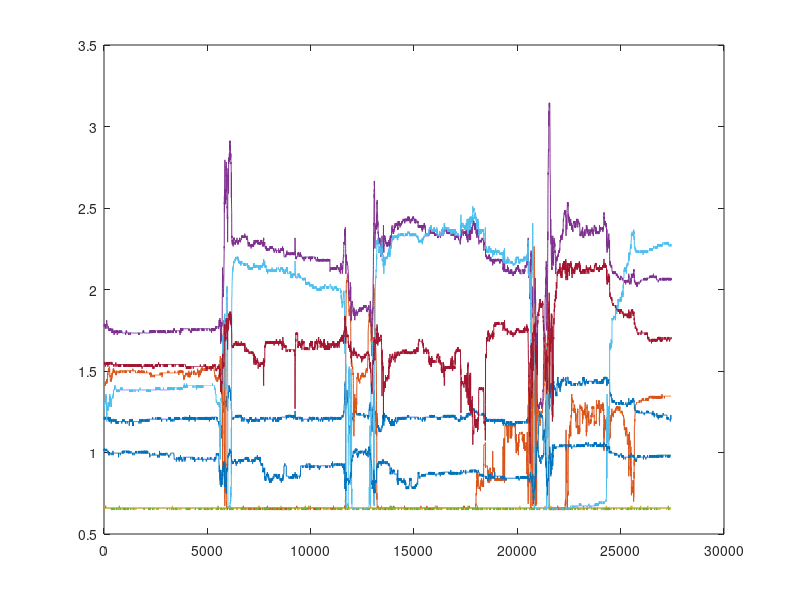

The MATLAB script that drew this image: (Note: this script raises an error after producing the figure.)
% Malthe extra data
extraData = load('MaltheNewDataInward7.mat')
extraDatafsr = extraData.raw_data.open;
extraDatafsr = extraDatafsr.fsr_data;
plot(extraDatafsr)
%%
extraInterval = {[1,1001],[1001,2001],[8000,9000],[9001,10001],[14000,15000],[15001,16001],[22000,23000],[25001,26001]}
cutExtraData = extract_and_plot_intervals(extraDatafsr,extraInterval);
for i = 1:8
    filename = sprintf('dataMaltheExtraDataInward7%01d.xls',i);
    xlswrite(filename, cutExtraData(:,:,i))
end
%% Malthe new data no load
newMaltheNoLoad = load('MaltheNoLoadNew.mat')
newMaltheNoLoadfsr = newMaltheNoLoad.raw_data.open;
newMaltheNoLoadfsr = newMaltheNoLoadfsr.fsr_data;

plot(newMaltheNoLoadfsr)
%% Malthe new data flexed no load
newIntervalsNoLoad = {[1,5000]}
cutNewMaltheNoLoadfsr = extract_and_plot_intervals(newMaltheNoLoadfsr,newIntervalsNoLoad);

filename = sprintf('dataNewMaltheNoLoadfsrFlexed.xls');
xlswrite(filename, cutNewMaltheNoLoadfsr(:,:,1))

%% Malthe new data Rest no load
newIntervalsNoLoadRest = {[7001,12000]}
cutNewMaltheNoLoadfsrRest = extract_and_plot_intervals(newMaltheNoLoadfsr,newIntervalsNoLoadRest);

filename = sprintf('dataNewMaltheNoLoadfsrRest.xls');
xlswrite(filename, cutNewMaltheNoLoadfsrRest(:,:,1))
%% Malthe new data load 1
newMaltheLoad = load('MaltheLoadNew.mat')
newMaltheLoadfsr = newMaltheLoad.raw_data.open;
newMaltheLoadfsr = newMaltheLoadfsr.fsr_data;

plot(newMaltheLoadfsr)
%% Malthe new data load 1 flexed
newIntervalsLoad = {[1,5000]}
cutNewMaltheLoadfsr = extract_and_plot_intervals(newMaltheLoadfsr,newIntervalsLoad);

filename = sprintf('dataNewMaltheLoadfsrFlexed.xls');
xlswrite(filename, cutNewMaltheLoadfsr(:,:,1))
%% Malthe new data load 1 rest
newIntervalsLoadRest = {[7001,12000]}
cutNewMaltheLoadfsrRest = extract_and_plot_intervals(newMaltheLoadfsr,newIntervalsLoadRest);

filename = sprintf('dataNewMaltheLoadfsrRest.xls');
xlswrite(filename, cutNewMaltheLoadfsrRest(:,:,1))
%% Malthe new data load 2
newMaltheLoad2 = load('MaltheLoad2New.mat')
newMaltheLoad2fsr = newMaltheLoad2.raw_data.open;
newMaltheLoad2fsr = newMaltheLoad2fsr.fsr_data;

plot(newMaltheLoad2fsr)
%% Malthe new data load 2 flexed
newIntervalsLoad2 = {[1,5000]}
cutNewMaltheLoad2fsr = extract_and_plot_intervals(newMaltheLoad2fsr,newIntervalsLoad2);

filename = sprintf('dataNewMaltheLoad2fsrFlexed.xls');
xlswrite(filename, cutNewMaltheLoad2fsr(:,:,1))
%% Malthe new data load 2 rest
newIntervalsLoad2Rest = {[9000,13000]}
cutNewMaltheLoad2fsrRest = extract_and_plot_intervals(newMaltheLoad2fsr,newIntervalsLoad2Rest);

filename = sprintf('dataNewMaltheLoad2fsrRest.xls');
xlswrite(filename, cutNewMaltheLoad2fsrRest(:,:,1))
%%
% Malthe Large Load
MaltheLargeLoad = load('MaltheLargePayload.mat');
MaltheLargeLoadfsr = MaltheLargeLoad.raw_data.open;
MaltheLargeLoadfsr = MaltheLargeLoadfsr.fsr_data;

plot(MaltheLargeLoadfsr)
%% Malthe Large load Extract xls files flexed
Intervalslarge1 = {[4200,6400],[9700,12400],[16000,18750],[21650,24100],[28200,31000],[34530,37000],[40481,42641],[46483,49384],[52714,55300],[58900,60900]}
cutMaltheLargeLoadfsr = extract_and_plot_intervals(MaltheLargeLoadfsr,Intervalslarge1);
for i = 1:10
    filename = sprintf('dataMaltheLargeLoadfsrFlexed%04d.xls',i);
    xlswrite(filename, cutMaltheLargeLoadfsr(:,:,i))
end
%% Malthe Large load Extract xls files rest
Intervalslarge2 = {[6500,9500],[12600,15600],[19000,21500],[26000,28000],[31500,34000],[37500,40000],[43500,46000],[50000,52500],[55500,58000]}
cutMaltheLargeLoadfsr = extract_and_plot_intervals(MaltheLargeLoadfsr,Intervalslarge2);
for i = 1:9
    filename = sprintf('dataMaltheLargeLoadfsrRest%04d.xls',i);
    xlswrite(filename, cutMaltheLargeLoadfsr(:,:,i))
end
%% Malthe no load
MaltheNoLoad = load('dataMaltheNoLoad.mat');

MaltheNoLoadfsr = MaltheNoLoad.raw_data.open;

MaltheNoLoadfsr = MaltheNoLoadfsr.fsr_data;

plot(MaltheNoLoadfsr)
%% Malthe no load Extract xls files flexed
Intervals = {[565,3117],[6346,9361],[12549,15348],[18617,21511],[24743,27567],[30742,33730],[36939,39912],[42995,45861],[49136,52030],[55343,58307]};
cutMaltheNoLoadfsr = extract_and_plot_intervals(MaltheNoLoadfsr, Intervals);
for i = 1:10
    filename = sprintf('dataMaltheNoLoadFlexed%04d.xls',i);
    xlswrite(filename, cutMaltheNoLoadfsr(:,:,i))
end

%% Malthe no load Extract xls files rest
Intervals1 = {[3157,6306],[9401,12509],[15408,18577],[21561,24703],[27607,30702],[33770,36899],[39952,42955],[45901,49096],[52070,55303],[58347,61100]};
cutMaltheNoLoadfsr = extract_and_plot_intervals(MaltheNoLoadfsr, Intervals1);
for i = 1:10
    filename = sprintf('dataMaltheNoLoadRest%04d.xls',i);
    xlswrite(filename, cutMaltheNoLoadfsr(:,:,i))
end

%% Louis No Load
LouisNoLoad = load('dataLouisNoLoad.mat');

LouisNoLoadfsr = LouisNoLoad.raw_data.open;

LouisNoLoadfsr = LouisNoLoadfsr.fsr_data;

plot(LouisNoLoadfsr)
%% Louis no load Extract xls files edges
Intervals12 = {[500,1000],[3000,3700],[6200,6800], [9000,9600],[12100,12700],[15300,15900],[18000,18600], [21400,22000],[24450,25050],[27700,28300]};
cutLouisNoLoadedgesfsr = extract_and_plot_intervals(LouisNoLoadfsr, Intervals11);
for i = 1:10
    filename = sprintf('dataLouisNoLoadedges%04d.xls',i);
    xlswrite(filename, cutLouisNoLoadedgesfsr(:,:,i))
end
%% Malthe Load
MaltheLoad = load('dataMaltheLoad.mat');

MaltheLoadfsr = MaltheLoad.raw_data.open;

MaltheLoadfsr = MaltheLoadfsr.fsr_data;

plot(MaltheLoadfsr)
%% Malthe load Extract xls files flexed
Intervals2 = {[1,2850],[6130,9140],[12473,15245], [18534, 21382],[24801,28002],[30921,33672],[37223,39869], [43432,46101],[49202,52077],[55301,58061]};
cutMaltheLoadfsr = extract_and_plot_intervals(MaltheLoadfsr, Intervals2);
for i = 1:10
    filename = sprintf('dataMaltheLoadFlexed%04d.xls',i);
    xlswrite(filename, cutMaltheLoadfsr(:,:,i))
end
%% Malthe load Extract xls files rest
Intervals3 = {[2900,6090],[9180,12400],[15300,18400], [21400,24400 ],[28202,30800],[33800,37000],[40000,43000], [46200,49000],[52200,55200],[58200,60900]};
cutMaltheLoadfsr = extract_and_plot_intervals(MaltheLoadfsr, Intervals3);
for i = 1:10
    filename = sprintf('dataMaltheLoadRest%04d.xls',i);
    xlswrite(filename, cutMaltheLoadfsr(:,:,i))
end
%% Louis Load
LouisLoad = load('dataLouisLoad.mat');

LouisLoadfsr = LouisLoad.raw_data.open;

LouisLoadfsr = LouisLoadfsr.fsr_data;

plot(LouisLoadfsr)
%% Louis load Extract xls files flexed
Intervals4 = {[566,3200],[6440,9427],[12711,15539], [18535,21617],[24841,27744],[30895,34012],[37059,40021], [43280,46199],[49221,52384],[55506,58756]};
cutLouisLoadfsr = extract_and_plot_intervals(LouisLoadfsr, Intervals4);
for i = 1:10
    filename = sprintf('dataLouisLoadFlexed%04d.xls',i);
    xlswrite(filename, cutLouisLoadfsr(:,:,i))
end
%% Louis load Extract xls files Rest
Intervals4 = {[3250,6300],[9500,12600],[15600,18400], [21700,24800],[27800,30800],[34100,37000],[40100,43200], [46300,49200],[52400,55400],[58800,61100]};
cutLouisLoadfsr = extract_and_plot_intervals(LouisLoadfsr, Intervals4);
for i = 1:10
    filename = sprintf('dataLouisLoadRest%04d.xls',i);
    xlswrite(filename, cutLouisLoadfsr(:,:,i))
end
%% Louis load Extract xls files edges
Intervals11 = {[1,566],[3200,3700],[6200,6800], [9300,9900],[12500,13000],[15400,15900],[18400,19000], [21500,22000],[24500,25000],[27700,28200]};
cutLouisLoadedgesfsr = extract_and_plot_intervals(LouisLoadfsr, Intervals11);
for i = 1:10
    filename = sprintf('dataLouisLoadedges%04d.xls',i);
    xlswrite(filename, cutLouisLoadedgesfsr(:,:,i))
end
%% Emil Load
EmilLoad = load('EmilLoad.mat');
EmilLoadfsr = EmilLoad.raw_data.open;
EmilLoadfsr = EmilLoadfsr.fsr_data;

plot(EmilLoadfsr)
%% Emil Load Extract xls files Flexed
Intervals5 ={[1259,5040],[9941,14046],[19151,23213],[28494,32594],[37722,41516],[46758,50857],[56115,59812],[65188,68902],[74422,78293],[83649,87481]};
cutEmilLoadfsr = extract_and_plot_intervals(EmilLoadfsr, Intervals5);
for i = 1:10
    filename = sprintf('dataEmilLoadFlexed%04d.xls',i);
    xlswrite(filename, cutEmilLoadfsr(:,:,i));
end
%% Emil Load Extract xls files Rest
Intervals6 ={[5100,9700],[14300,19000],[23400,28400],[32700,37600],[41600,46600],[51000,56000],[60000,65000],[69000,74300],[78500,83500],[87600,91760]};
cutEmilLoadfsr = extract_and_plot_intervals(EmilLoadfsr, Intervals6);
for i = 1:10
    filename = sprintf('dataEmilLoadRest%04d.xls',i);
    xlswrite(filename, cutEmilLoadfsr(:,:,i));
end
%% Emil No Load
EmilNoLoad = load('EmilNoLoad.mat');
EmilNoLoadfsr = EmilNoLoad.raw_data.open;
EmilNoLoadfsr = EmilNoLoadfsr.fsr_data;

plot(EmilNoLoadfsr)
%% Emil No Load Extract xls files Flexed
Intervals7 = {[462,4503],[9624,13781],[18685,22799],[27773,31989],[37114,41196],[46035,50337],[55341,59577],[64668,68856],[73908,78159],[82998,87264]};
cutEmilNoLoadfsr = extract_and_plot_intervals(EmilNoLoadfsr, Intervals7);
for i = 1:10
    filename = sprintf('dataEmilNoLoadFlexed%04d.xls',i);
    xlswrite(filename, cutEmilNoLoadfsr(:,:,i));
end
%% Emil No Load Extract xls files Rest
Intervals8 = {[4600,9600],[13900,18500],[22900,27500],[32000,37000],[41300,46000],[50300,55300],[59500,64500],[68900,73500],[78200,82500],[87400,91740]};
cutEmilNoLoadfsr = extract_and_plot_intervals(EmilNoLoadfsr, Intervals8);
for i = 1:10
    filename = sprintf('dataEmilNoLoadRest%04d.xls',i);
    xlswrite(filename, cutEmilNoLoadfsr(:,:,i));
end
%% Malthe Load rising edges
Intervals9 = {[2500,3000],[5600,6200],[8700,9500], [11500,12700],[15000,16000],[18000,18500],[21000,22000], [24000,25000],[27500,28500],[30000,31100]};
cutMaltheLoadedgesfsr = extract_and_plot_intervals(MaltheLoadfsr, Intervals9);
for i = 1:10
    filename = sprintf('dataMaltheLoadEdges%04d.xls',i);
    xlswrite(filename, cutMaltheLoadedgesfsr(:,:,i));
end
%% Malthe No Load rising edges
Intervals10 = {[2800,3500],[5900,6500],[9300,9800], [12000,12700],[15100,15600],[18000,18800],[21200,21800], [24300,24800],[27500,28200],[30000,30800]};
cutMaltheNoLoadedgesfsr = extract_and_plot_intervals(MaltheNoLoadfsr, Intervals10);
for i = 1:10
    filename = sprintf('dataMaltheNoLoadEdges%04d.xls',i);
    xlswrite(filename, cutMaltheNoLoadedgesfsr(:,:,i));
end

%% Extraction Function
function [extracted_intervals_array] = extract_and_plot_intervals(signals_array, intervals)
    % Define the desired sample size for each interval
    sample_size = 500;

    % Initialize a cell array to store the extracted intervals
    extracted_intervals = cell(length(intervals), 1);

    % Loop through each specified interval and extract it from the array
    for i = 1:length(intervals)
        start_idx = intervals{i}(1);
        end_idx = intervals{i}(2);

        interval_data = signals_array(start_idx:end_idx, :);

        % If the interval size is greater than the desired sample size,
        % downsample it to the desired size
        if size(interval_data, 1) > sample_size
            downsampled_idx = round(linspace(1, size(interval_data, 1), sample_size));
            interval_data = interval_data(downsampled_idx, :);
        end

        extracted_intervals{i} = interval_data;
    end

    % Convert the cell array of extracted intervals into a 3D array
    extracted_intervals_array = cat(3, extracted_intervals{:});

    % Plot the extracted intervals
    num_intervals = size(extracted_intervals_array, 3);
    num_plots = ceil(num_intervals / 5); % Each figure will contain up to 5 intervals
    for fig = 1:num_plots
        figure;
        for i = (5*(fig-1) + 1):min(5*fig, num_intervals)
            subplot(min(5, num_intervals - 5*(fig-1)), 1, i - 5*(fig-1));
            plot(extracted_intervals_array(:, :, i));
            title(['Interval ', num2str(i)]);
            xlabel('Sample');
            ylabel('Signal Value');
        end
    end
end
